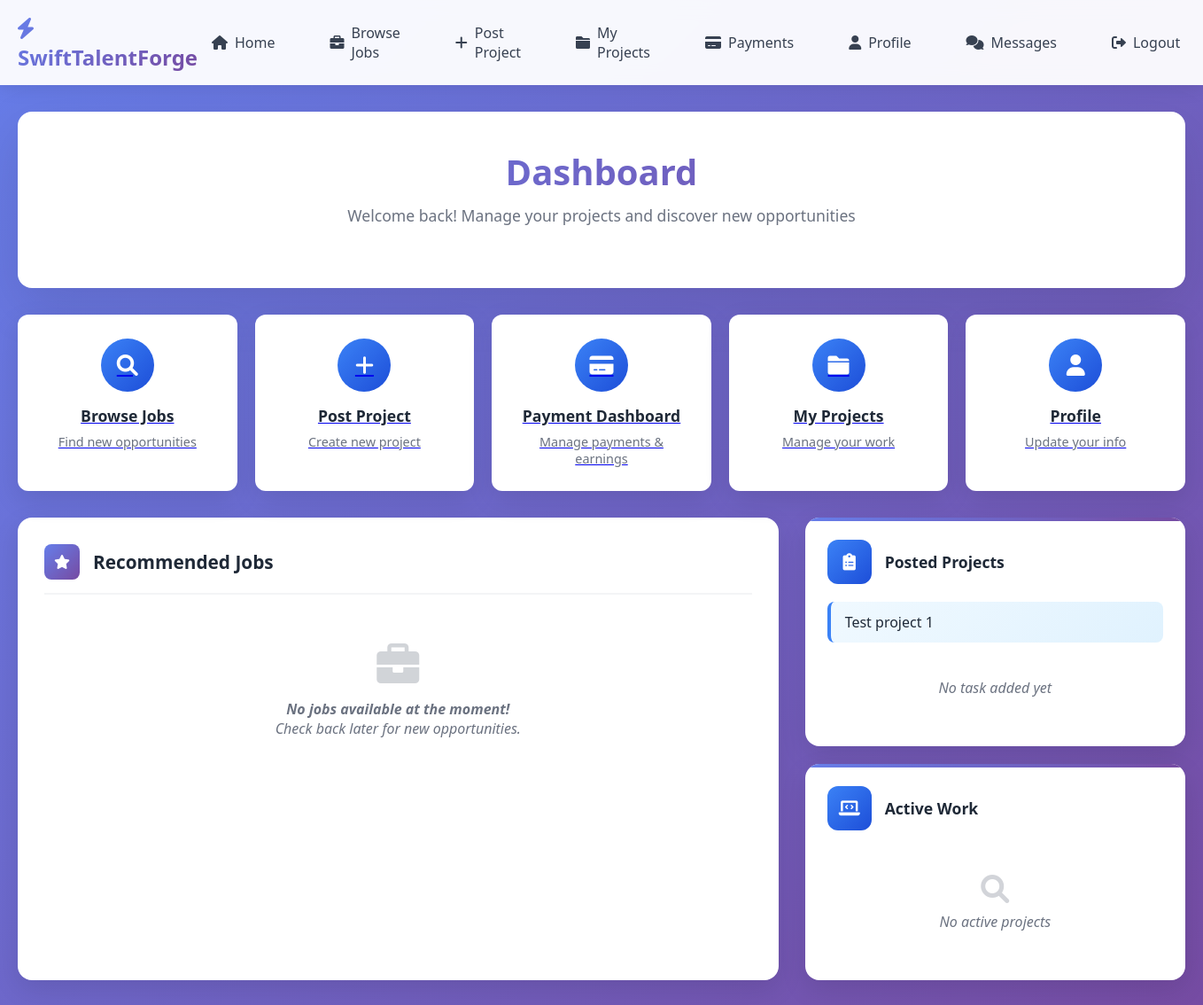
The app's page /home/ (signed in), older data.
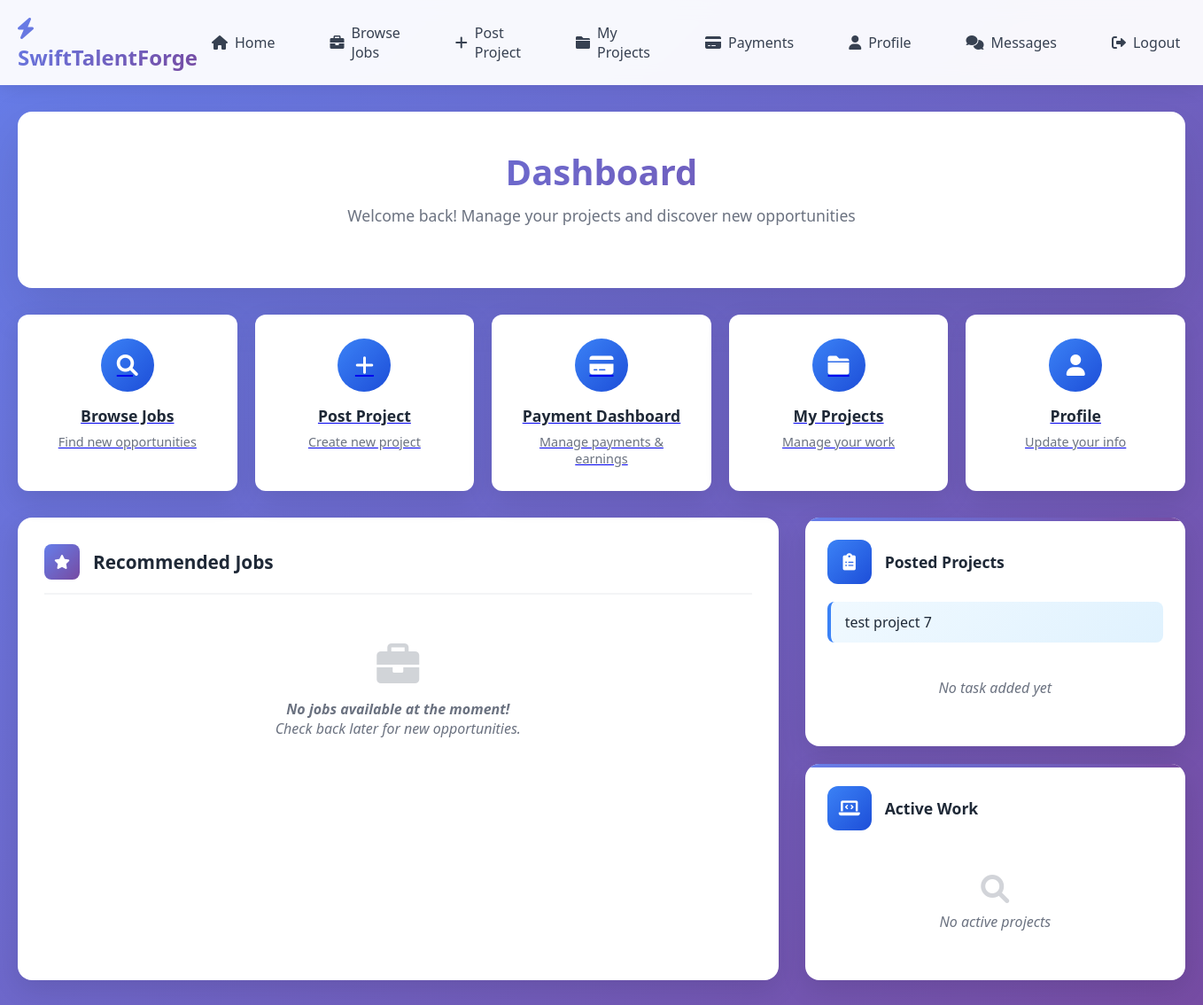
The same page, newer data.
### Portal/models.py (models this page shows, shortened)
class Project(models.Model):
    STATUS_CHOICES = [
        ('posted', 'Posted'),
        ('bidding', 'Receiving Bids'),
        ('hired', 'Freelancer Hired'),
        ('in_progress', 'Work in Progress'),
        ('submitted', 'Work Submitted'),
        ('revision', 'Revision Requested'),
        ('completed', 'Completed'),
        ('cancelled', 'Cancelled'),
    ]
    project_name = models.CharField(max_length=100)  # Removed unique=True
    description = models.CharField(max_length=300, default=None)
    postedOn = models.DateTimeField(auto_now_add=True)
    leader = models.ForeignKey(CustomUser, on_delete=models.CASCADE)
    isCompleted = models.BooleanField(default=False)
    deadline = models.DateField()
    task_count = models.IntegerField(default=0)
    budget_min = models.DecimalField(max_digits=10, decimal_places=2, default=0)
    budget_max = models.DecimalField(max_digits=10, decimal_places=2, default=0)
    project_type = models.CharField(max_length=20, choices=[
        ("Fixed", "Fixed Price"), ("Hourly", "Hourly Rate")
    ], default="Fixed")
    experience_level = models.CharField(max_length=20, choices=[
        ("Entry", "Entry Level"), ("Intermediate", "Intermediate"), ("Expert", "Expert")
    ], default="Intermediate")
    project_duration = models.CharField(max_length=30, choices=[
        ("Less than 1 month", "Less than 1 month"),
        ("1 to 3 months", "1 to 3 months"),
        ("3 to 6 months", "3 to 6 months"),
        ("More than 6 months", "More than 6 months")
    ], default="1 to 3 months")
    proposals_count = models.IntegerField(default=0)
    project_status = models.CharField(max_length=20, choices=STATUS_CHOICES, default='posted')

### Portal/views.py (the view)
# urls.py: path('home/', views.home, name='home'),
def home(request):
    if not request.user.is_superuser and request.user.is_authenticated:
        context = dict()
        cuser = CustomUser.objects.get(user=request.user)
        jobs_recommended = recommended_jobs(cuser)
        posted_projects = Project.objects.filter(
            leader=cuser).order_by('-postedOn')
        if len(posted_projects) == 0:
            context['current_posted_project'] = None
            context['current_added_task'] = None
            context['percentCompleted'] = None
        else:
            current_posted_project = posted_projects[0]
            context['current_posted_project'] = current_posted_project
            total_tasks = float(
                len(Task.objects.filter(project=current_posted_project)))
            completed_tasks = float(len(Task.objects.filter(
                project=current_posted_project, isCompleted=True)))
            if total_tasks == 0 or completed_tasks == 0:
                percentCompleted = 0
            else:
                percentCompleted = int((completed_tasks / total_tasks) * 100)
                if percentCompleted != 100:
                    percentCompleted = int(round(percentCompleted / 10)) * 10
            current_posted_project_tasks = Task.objects.filter(
                project=current_posted_project).order_by('-addedOn')
            if len(current_posted_project_tasks) == 0:
                context['current_added_task'] = None
            else:
                current_added_task = current_posted_project_tasks[0]
                context['current_added_task'] = current_added_task
            context['percentCompleted'] = percentCompleted
        task_obj_list = Contributor.objects.filter(user=cuser)
        if len(task_obj_list) == 0:
            context['current_working_task'] = None
        else:
            working_task_list = [obj.task for obj in task_obj_list if obj.task.isCompleted is False]
            if working_task_list:
                current_working_task = sorted(working_task_list, key=lambda x: x.addedOn, reverse=True)[0]
                context['current_working_task'] = current_working_task
        context['jobs_recommended'] = jobs_recommended
        return render(request, 'dashboard.html', context)
    elif request.user.is_superuser:
        return HttpResponseRedirect(reverse('Portal:admin'))
    else:
        return HttpResponseRedirect(reverse('Portal:index'))

### Portal/views.py (called while the page is built, shortened)
def recommended_jobs(cuser):
    jobs_recommended = list()
    users_skill_obj_list = UsersSkill.objects.filter(user=cuser)
    skills_list = set([obj.skill for obj in users_skill_obj_list])
    users_languages_obj_list = UsersCommunicationLanguage.objects.filter(
        user=cuser)
    languages_list = set([obj.language for obj in users_languages_obj_list])
    jobs = applicable_jobs(cuser)
    return jobs_recommended

def applicable_jobs(cuser):
    if not cuser:
        projects = Project.objects.all()
    else:
        projects = Project.objects.exclude(leader=cuser)
    jobs = set()
    if projects:
        for project in projects:
            if not project.isCompleted:
                tasks = Task.objects.filter(
                        project=project, isCompleted=False)
                for task in tasks:
                    if task.contributor_set.count() == 0:
                        jobs.add(task)
    if jobs:
        print(jobs)
        sorted(jobs, key=lambda x: x.addedOn, reverse=True)
    return jobs

### Portal/templates/dashboard.html (shortened to what the changed rows need)
{% load static %}
<!DOCTYPE html>
<html lang="en">
<head>
    <link href="https://cdnjs.cloudflare.com/ajax/libs/font-awesome/6.0.0/css/all.min.css" rel="stylesheet">
</head>
<body>
    <div class="container">
        <div class="header">
            <h1 class="page-title">
                Dashboard
            </h1>
        </div>
        <div class="dashboard-grid">
            <div class="sidebar">
                <div class="status-card">
                    {% if current_posted_project %}
                        <div class="project-link">
                            <a href="{% url 'Portal:project_description' current_posted_project.id %}">
                                {{ current_posted_project.project_name }}
                            </a>
                        </div>
                        {% if current_added_task %}
                            <div class="project-link">
                                <a href="{% url 'Portal:task_description' current_posted_project.id current_added_task.id %}">
                                    {{ current_added_task.task_name }}
                                </a>
                            </div>
                        {% else %}
                            <div class="no-content">
                                No task added yet
                            </div>
                        {% endif %}
                    {% else %}
                        <div class="no-content">
                            <i class="fas fa-plus-circle" style="font-size: 2rem; margin-bottom: 10px; opacity: 0.3;"></i>
                            <p>No projects posted yet</p>
                        </div>
                    {% endif %}
                </div>
            </div>
        </div>
    </div>
</body>
</html>

Row changes from the older to the newer data that the page shows:
no longer on this page (row unchanged): Project: project_name "Test project 1"
added Project: project_name "test project 7"
